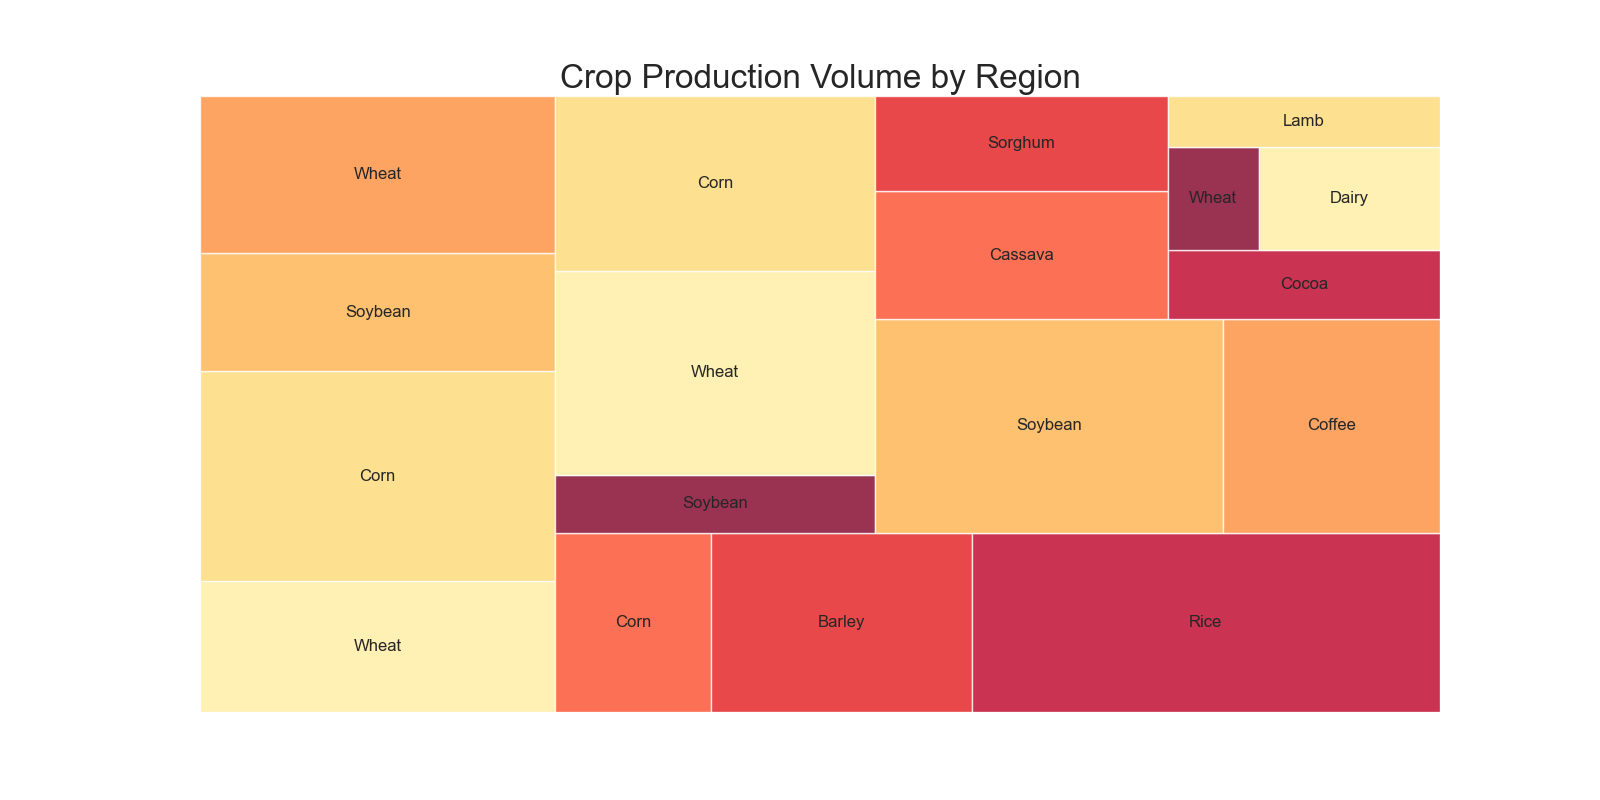

Reproduce this figure in Python.

import matplotlib.pyplot as plt
import pandas as pd
import squarify  # treemap library

# Prepare the data
data = {
    'Region': ['North America', 'North America', 'North America', 'Europe', 'Europe', 
               'Europe', 'Asia', 'Asia', 'Asia', 'South America', 'South America', 'South America',
               'Africa', 'Africa', 'Africa', 'Oceania', 'Oceania', 'Oceania'],
    'Crop': ['Wheat', 'Corn', 'Soybean', 'Wheat', 'Corn', 'Barley', 'Rice', 'Soybean',
             'Wheat', 'Corn', 'Soybean', 'Coffee', 'Cassava', 'Sorghum', 'Cocoa', 'Wheat',
             'Dairy', 'Lamb'],
    'Production': [500, 800, 450, 600, 300, 500, 900, 200, 700, 600, 800, 500, 400, 300, 200, 100, 200, 150]
}

df = pd.DataFrame(data)

# Create a color list
colors = ['#FFEDA0', '#FED976', '#FEB24C', '#FD8D3C', '#FC4E2A', 
          '#E31A1C', '#BD0026', '#800026'] * 3

# Create a figure with a defined size
plt.figure(figsize=(16, 8))

# Plot
squarify.plot(sizes=df['Production'], label=df['Crop'], color=colors, alpha=0.8)
plt.title('Crop Production Volume by Region', fontsize=24)

# Remove axes
plt.axis('off')

# Show the plot
plt.show()
